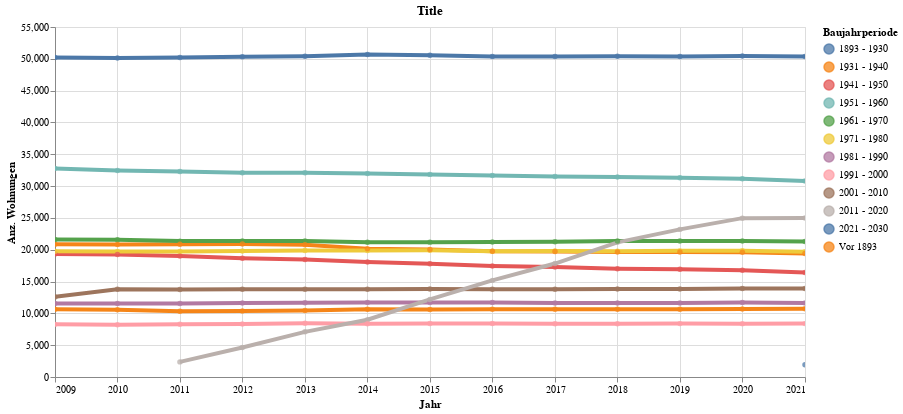

Notebook code cell kept with this figure:
### Code cell
highlight = alt.selection(type='single', on='mouseover',
                          fields=['BauperiodeLang'], nearest=True)
#x='date:StichtagDatJahr',
base = alt.Chart(myAgg.reset_index().query('sum_AnzWhg > 1'), title="Title").encode(
    x=alt.X('StichtagDatJahr', axis=alt.Axis(title='Jahr'))# , axis=alt.Axis(format='%', title='percentage')
    , y=alt.X('sum_AnzWhg', axis=alt.Axis(title='Anz. Wohnungen'))
    , color=alt.Color('BauperiodeLang', legend=alt.Legend(title="Baujahrperiode", orient="right"))  
    ,tooltip=['StichtagDatJahr', 'BauperiodeLang','sum_AnzWhg']    
)
points = base.mark_circle().encode(
    opacity=alt.value(0.75)
).add_selection(
    highlight
).properties(
    width=750 , height=350
)
lines = base.mark_line().encode(
    size=alt.condition(~highlight, alt.value(0.5), alt.value(4))
).interactive()

lines + points

### Figure 1 — Vega-Lite specification as saved in the notebook (floating-point values rounded to 4 significant figures; data arrays with more than 128 entries replaced by an {"elided": "..."} marker saying what was removed)
{"config": {"view": {"continuousWidth": 400, "continuousHeight": 300}}, "layer": [{"mark": "line", "encoding": {"color": {"type": "nominal", "field": "BauperiodeLang", "legend": {"orient": "right", "title": "Baujahrperiode"}}, "size": {"condition": {"value": 0.5, "selection": {"not": "selector001"}}, "value": 4}, "tooltip": [{"type": "temporal", "field": "StichtagDatJahr"}, {"type": "nominal", "field": "BauperiodeLang"}, {"type": "quantitative", "field": "sum_AnzWhg"}], "x": {"type": "temporal", "axis": {"title": "Jahr"}, "field": "StichtagDatJahr"}, "y": {"type": "quantitative", "axis": {"title": "Anz. Wohnungen"}, "field": "sum_AnzWhg"}}, "selection": {"selector002": {"type": "interval", "bind": "scales", "encodings": ["x", "y"]}}, "title": "Title"}, {"mark": "circle", "encoding": {"color": {"type": "nominal", "field": "BauperiodeLang", "legend": {"orient": "right", "title": "Baujahrperiode"}}, "opacity": {"value": 0.75}, "tooltip": [{"type": "temporal", "field": "StichtagDatJahr"}, {"type": "nominal", "field": "BauperiodeLang"}, {"type": "quantitative", "field": "sum_AnzWhg"}], "x": {"type": "temporal", "axis": {"title": "Jahr"}, "field": "StichtagDatJahr"}, "y": {"type": "quantitative", "axis": {"title": "Anz. Wohnungen"}, "field": "sum_AnzWhg"}}, "height": 350, "selection": {"selector001": {"type": "single", "on": "mouseover", "fields": ["BauperiodeLang"], "nearest": true}}, "title": "Title", "width": 750}], "data": {"name": "data-66a03a7cbf1b71154cd8965eab4c6014"}, "$schema": "https://vega.github.io/schema/vega-lite/v4.8.1.json", "datasets": {"data-66a03a7cbf1b71154cd8965eab4c6014": {"elided": "142 records"}}}
